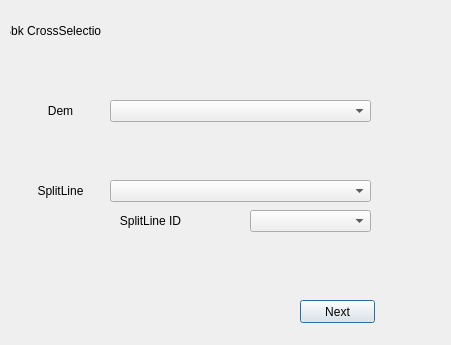
<?xml version="1.0" encoding="UTF-8"?>
<ui version="4.0">
 <class>CrossSectiotPlotterDialogBase</class>
 <widget class="QDialog" name="CrossSectiotPlotterDialogBase">
  <property name="geometry">
   <rect>
    <x>0</x>
    <y>0</y>
    <width>451</width>
    <height>345</height>
   </rect>
  </property>
  <property name="windowTitle">
   <string>CrossSectiotPlotter</string>
  </property>
  <widget class="QgsFileWidget" name="SbkFileSelection">
   <property name="geometry">
    <rect>
     <x>110</x>
     <y>20</y>
     <width>291</width>
     <height>27</height>
    </rect>
   </property>
  </widget>
  <widget class="QLabel" name="DemLabel">
   <property name="geometry">
    <rect>
     <x>20</x>
     <y>100</y>
     <width>81</width>
     <height>21</height>
    </rect>
   </property>
   <property name="layoutDirection">
    <enum>Qt::LeftToRight</enum>
   </property>
   <property name="text">
    <string>Dem</string>
   </property>
   <property name="alignment">
    <set>Qt::AlignCenter</set>
   </property>
  </widget>
  <widget class="QLabel" name="SbkLabel">
   <property name="geometry">
    <rect>
     <x>10</x>
     <y>20</y>
     <width>91</width>
     <height>21</height>
    </rect>
   </property>
   <property name="layoutDirection">
    <enum>Qt::LeftToRight</enum>
   </property>
   <property name="text">
    <string>Sbk CrossSelection</string>
   </property>
   <property name="alignment">
    <set>Qt::AlignCenter</set>
   </property>
  </widget>
  <widget class="QLabel" name="SplitLabel">
   <property name="geometry">
    <rect>
     <x>20</x>
     <y>180</y>
     <width>81</width>
     <height>21</height>
    </rect>
   </property>
   <property name="layoutDirection">
    <enum>Qt::LeftToRight</enum>
   </property>
   <property name="text">
    <string>SplitLine</string>
   </property>
   <property name="alignment">
    <set>Qt::AlignCenter</set>
   </property>
  </widget>
  <widget class="QComboBox" name="DemComboBox">
   <property name="geometry">
    <rect>
     <x>110</x>
     <y>100</y>
     <width>261</width>
     <height>22</height>
    </rect>
   </property>
  </widget>
  <widget class="QComboBox" name="SplitLineComboBox">
   <property name="geometry">
    <rect>
     <x>110</x>
     <y>180</y>
     <width>261</width>
     <height>22</height>
    </rect>
   </property>
  </widget>
  <widget class="QPushButton" name="NextButton">
   <property name="geometry">
    <rect>
     <x>300</x>
     <y>300</y>
     <width>75</width>
     <height>23</height>
    </rect>
   </property>
   <property name="text">
    <string>Next</string>
   </property>
  </widget>
  <widget class="QLabel" name="SbkAlert">
   <property name="geometry">
    <rect>
     <x>110</x>
     <y>50</y>
     <width>261</width>
     <height>16</height>
    </rect>
   </property>
   <property name="text">
    <string/>
   </property>
  </widget>
  <widget class="QLabel" name="DemAlter">
   <property name="geometry">
    <rect>
     <x>110</x>
     <y>130</y>
     <width>261</width>
     <height>16</height>
    </rect>
   </property>
   <property name="text">
    <string/>
   </property>
  </widget>
  <widget class="QComboBox" name="SplitLineFeatureComboBox">
   <property name="geometry">
    <rect>
     <x>250</x>
     <y>210</y>
     <width>121</width>
     <height>22</height>
    </rect>
   </property>
  </widget>
  <widget class="QLabel" name="SplitLineIdLaber">
   <property name="geometry">
    <rect>
     <x>110</x>
     <y>210</y>
     <width>81</width>
     <height>21</height>
    </rect>
   </property>
   <property name="layoutDirection">
    <enum>Qt::LeftToRight</enum>
   </property>
   <property name="text">
    <string>SplitLine ID</string>
   </property>
   <property name="alignment">
    <set>Qt::AlignCenter</set>
   </property>
  </widget>
  <widget class="QLabel" name="SplitLineAlert">
   <property name="geometry">
    <rect>
     <x>110</x>
     <y>240</y>
     <width>261</width>
     <height>16</height>
    </rect>
   </property>
   <property name="text">
    <string/>
   </property>
  </widget>
 </widget>
 <customwidgets>
  <customwidget>
   <class>QgsFileWidget</class>
   <extends>QWidget</extends>
   <header>qgsfilewidget.h</header>
  </customwidget>
 </customwidgets>
 <resources/>
 <connections/>
</ui>
